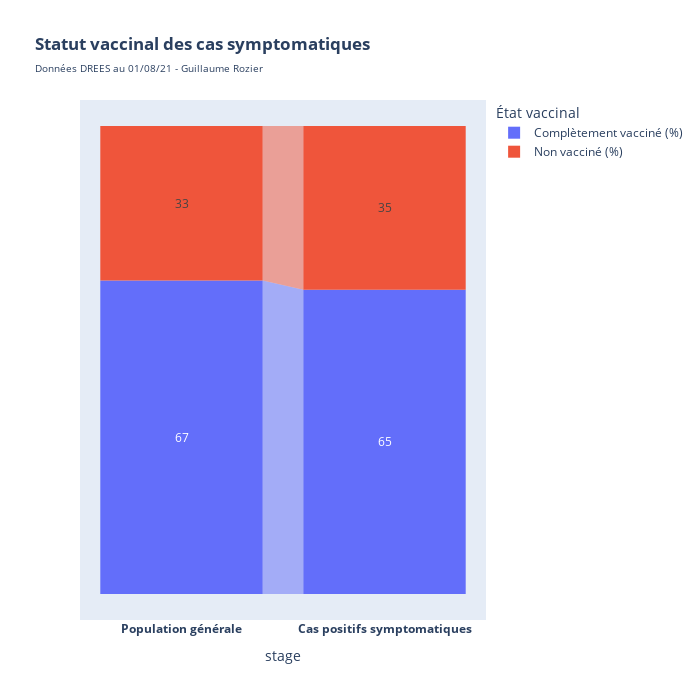

Notebook source saved alongside this figure:
### Code cell
positif_vax = round((df_drees_completement_vaccines["nb_PCR+_sympt"].values[-1]/df_drees_ensemble["nb_PCR+_sympt"].values[-1])*100)
pop_vax = round((df_drees_completement_vaccines["effectif"].values[-1]/df_drees_ensemble["effectif"].values[-1])*100)

stages = ["<b>Population générale</b>", "<b>Cas positifs symptomatiques</b>"]
df_mtl = pd.DataFrame(dict(number=[pop_vax, positif_vax], stage=stages))
df_mtl['État vaccinal'] = 'Complètement vacciné (%)'

df_toronto = pd.DataFrame(dict(number=[100-pop_vax, 100-positif_vax], stage=stages))
df_toronto['État vaccinal'] = 'Non vacciné (%)'

df = pd.concat([df_mtl, df_toronto], axis=0)
fig = px.funnel(df, y='number', x='stage', color='État vaccinal', height=700, width=700, orientation="v", title="<b>Statut vaccinal des cas symptomatiques</b><br><span style='font-size: 10px;'>Données DREES au 01/08/21 - Guillaume Rozier</span>")
fig.show()

### Figure 1 — Plotly figure (JSON) as saved in the notebook; plotly's stock layout.template omitted (floating-point values rounded to 4 significant figures)
{"data": [{"hovertemplate": "État vaccinal=Complètement vacciné (%)<br>stage=%{x}<br>number=%{y}<extra></extra>", "legendgroup": "Complètement vacciné (%)", "marker": {"color": "#636efa"}, "name": "Complètement vacciné (%)", "orientation": "v", "showlegend": true, "type": "funnel", "x": ["<b>Population générale</b>", "<b>Cas positifs symptomatiques</b>"], "xaxis": "x", "y": [67, 65], "yaxis": "y"}, {"hovertemplate": "État vaccinal=Non vacciné (%)<br>stage=%{x}<br>number=%{y}<extra></extra>", "legendgroup": "Non vacciné (%)", "marker": {"color": "#EF553B"}, "name": "Non vacciné (%)", "orientation": "v", "showlegend": true, "type": "funnel", "x": ["<b>Population générale</b>", "<b>Cas positifs symptomatiques</b>"], "xaxis": "x", "y": [33, 35], "yaxis": "y"}], "layout": {"height": 700, "legend": {"title": {"text": "État vaccinal"}, "tracegroupgap": 0}, "title": {"text": "<b>Statut vaccinal des cas symptomatiques</b><br><span style='font-size: 10px;'>Données DREES au 01/08/21 - Guillaume Rozier</span>"}, "width": 700, "xaxis": {"anchor": "y", "domain": [0, 1], "title": {"text": "stage"}}, "yaxis": {"anchor": "x", "domain": [0, 1], "title": {"text": "number"}}}}
